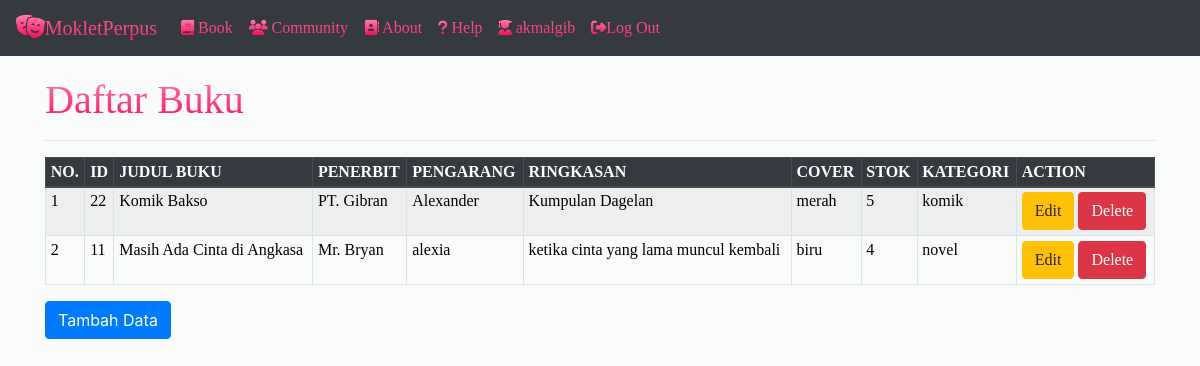
The app's page /tampiladmin.php (signed in) with its own data.
### tables this page shows
CREATE TABLE `buku` (
  `id_buku` int(5) NOT NULL,
  `judul` varchar(100) NOT NULL,
  `penerbit` varchar(100) NOT NULL,
  `pengarang` varchar(100) NOT NULL,
  `ringkasan` text NOT NULL,
  `cover` varchar(100) NOT NULL,
  `stok` int(10) NOT NULL,
  `id_kategori` varchar(100) NOT NULL
);

### tampiladmin.php (the view, shortened to what this page needs)
<?php
include 'navbaradmin.php';
?>
<!doctype html>
<html lang="en">
<head>
    <link rel="stylesheet" href="https://stackpath.bootstrapcdn.com/bootstrap/4.4.1/css/bootstrap.min.css">
    <?php
    include 'config.php';
    ?>
</head>
<body>
    <div class="container" style="margin-top:20px ">
        <h2 class="teks">Daftar Buku</h2>
        <hr>
        <table class="table table-striped table-hover table-sm table-bordered">
            <thead class="thead-dark">
                <tr class="teks1">
                    <th>NO.</th>
                    <th>ID</th>
                    <th>JUDUL BUKU</th>
                    <th>PENERBIT</th>
                    <th>PENGARANG</th>
                    <th>RINGKASAN</th>
                    <th>COVER</th>
                    <th>STOK</th>
                    <th>KATEGORI</th>
                    <th>ACTION</th>
                </tr>
            </thead>
            <tbody>
                <?php
                $sql = mysqli_query($koneksi, "SELECT * FROM buku ORDER BY id_buku DESC") or die(mysqli_error($koneksi));
                if (mysqli_num_rows($sql) > 0) {
                    $no = 1;
                    while ($data = mysqli_fetch_assoc($sql)) {
                ?>
                        <tr class="teks1">
                            <td><?php echo $no; ?></td>
                            <td><?php echo $data['id_buku']; ?></td>
                            <td><?php echo $data['judul']; ?></td>
                            <td><?php echo $data['penerbit']; ?></td>
                            <td><?php echo $data['pengarang']; ?></td>
                            <td><?php echo $data['ringkasan']; ?></td>
                            <td><?php echo $data['cover']; ?></td>
                            <td><?php echo $data['stok']; ?></td>
                            <td><?php echo $data['id_kategori']; ?></td>
                            <td>
                                <a href="#edit<?php echo $data['id_buku']; ?>" data-toggle="modal" class="btn btn-warning"><span class="glyphicon glyphicon-edit"></span> Edit</a>
                                <a href="#del<?php echo $data['id_buku']; ?>" data-toggle="modal" class="btn btn-danger"><span class="glyphicon glyphicon-trash"></span> Delete</a>
                            </td>
                        </tr>
                <?php
                        $no++;
                    }
                } else {
                    echo '
					<tr>
						<td colspan="6">Tidak ada data.</td>
					</tr>
					';
                }
                ?>
        </table>
        <div>
            <button type="button" class="btn btn-primary" data-toggle="modal" data-target="#myModal" data-title="tambahBuku">Tambah Data</button>
        </div>
    </div>
</body>
</html>

### tampiladmin.php (style rules this page uses)
body { margin: 0; padding: 0; background-color:#f9fcfb; }
.teks { font-family: "allim Personal Use Only"; font-size: 40px; display: block; background: -webkit-linear-gradient(#ff7bb0, #ff0b55); -webkit-background-clip: text; -webkit-text-fill-color: transparent; }
.teks1 { color: black; font-family: "Comic Sans MS"; }

### records on screen
buku: id_buku "22", judul "Komik Bakso", penerbit "PT. Gibran", pengarang "Alexander", ringkasan "Kumpulan Dagelan", cover "merah", stok "5", id_kategori "komik"
buku: id_buku "11", judul "Masih Ada Cinta di Angkasa", penerbit "Mr. Bryan", pengarang "alexia", ringkasan "ketika cinta yang lama muncul kembali", cover "biru", stok "4", id_kategori "novel"

### other values on screen
$_SESSION['username'] "akmalgib"
